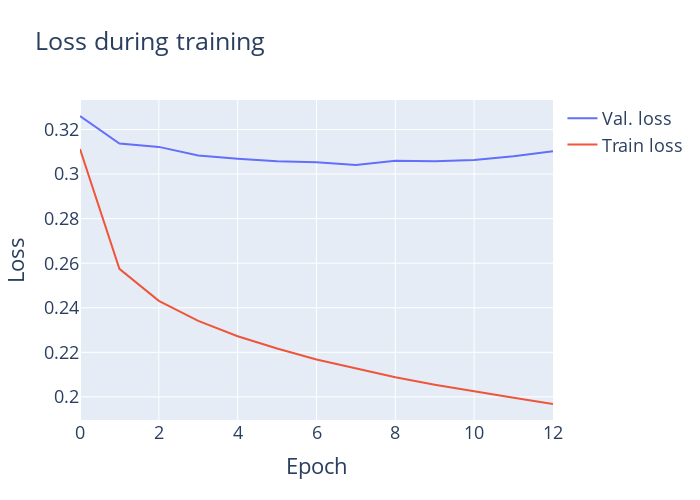

This figure's notebook cell:
### Markdown cell above
### Plot the loss function of the model

### Code cell
conf_path

assert conf_path, "Must provide a configuration file"
with open(conf_path, "r") as f:
    conf = TSMixerConf.from_dict(yaml.safe_load(f))

conf.device = "cpu"
train_data = conf.load_training_metadata_or_new()
plot_loss(train_data=train_data, fname_save=os.path.join(conf.image_dir, "loss.png"))
plt.close

### Figure 1 — Plotly figure (JSON) as saved in the notebook; plotly's stock layout.template omitted (floating-point values rounded to 4 significant figures)
{"data": [{"mode": "lines", "name": "Val. loss", "type": "scatter", "x": [0, 1, 2, 3, 4, 5, 6, 7, 8, 9, 10, 11, 12], "y": [0.3261, 0.3137, 0.3122, 0.3084, 0.3069, 0.3057, 0.3053, 0.3041, 0.3059, 0.3058, 0.3063, 0.308, 0.3103]}, {"mode": "lines", "name": "Train loss", "type": "scatter", "x": [0, 1, 2, 3, 4, 5, 6, 7, 8, 9, 10, 11, 12], "y": [0.3113, 0.2575, 0.2431, 0.2341, 0.2272, 0.2217, 0.2168, 0.2128, 0.2088, 0.2055, 0.2025, 0.1997, 0.1968]}], "layout": {"font": {"size": 18}, "height": 500, "title": {"text": "Loss during training"}, "width": 700, "xaxis": {"title": {"text": "Epoch"}}, "yaxis": {"title": {"text": "Loss"}}}}
